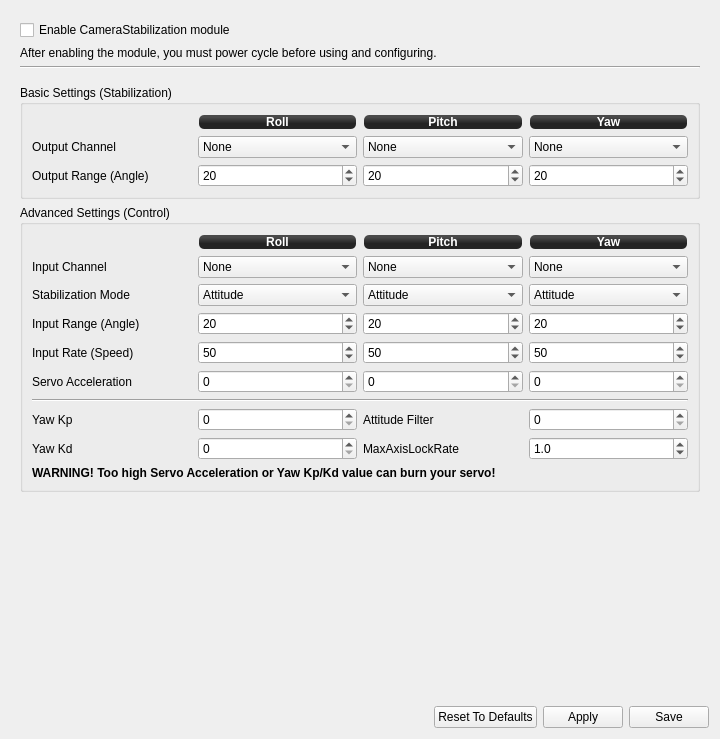
<?xml version="1.0" encoding="UTF-8"?>
<ui version="4.0">
 <class>CameraStabilizationWidget</class>
 <widget class="QWidget" name="CameraStabilizationWidget">
  <property name="geometry">
   <rect>
    <x>0</x>
    <y>0</y>
    <width>720</width>
    <height>739</height>
   </rect>
  </property>
  <property name="windowTitle">
   <string>Form</string>
  </property>
  <layout class="QVBoxLayout" name="verticalLayout_3">
   <item>
    <widget class="QScrollArea" name="scrollArea">
     <property name="frameShape">
      <enum>QFrame::NoFrame</enum>
     </property>
     <property name="widgetResizable">
      <bool>true</bool>
     </property>
     <widget class="QWidget" name="scrollAreaWidgetContents_2">
      <property name="geometry">
       <rect>
        <x>0</x>
        <y>0</y>
        <width>696</width>
        <height>635</height>
       </rect>
      </property>
      <layout class="QVBoxLayout" name="verticalLayout_2">
       <item>
        <widget class="QCheckBox" name="enableCameraStabilization">
         <property name="focusPolicy">
          <enum>Qt::StrongFocus</enum>
         </property>
         <property name="text">
          <string>Enable CameraStabilization module</string>
         </property>
        </widget>
       </item>
       <item>
        <widget class="QLabel" name="label_7">
         <property name="text">
          <string>After enabling the module, you must power cycle before using and configuring.</string>
         </property>
        </widget>
       </item>
       <item>
        <widget class="Line" name="line">
         <property name="orientation">
          <enum>Qt::Horizontal</enum>
         </property>
        </widget>
       </item>
       <item>
        <spacer name="verticalSpacer_3">
         <property name="orientation">
          <enum>Qt::Vertical</enum>
         </property>
         <property name="sizeType">
          <enum>QSizePolicy::Preferred</enum>
         </property>
         <property name="sizeHint" stdset="0">
          <size>
           <width>20</width>
           <height>10</height>
          </size>
         </property>
        </spacer>
       </item>
       <item>
        <widget class="QGroupBox" name="groupBox_5">
         <property name="sizePolicy">
          <sizepolicy hsizetype="Preferred" vsizetype="Minimum">
           <horstretch>0</horstretch>
           <verstretch>0</verstretch>
          </sizepolicy>
         </property>
         <property name="minimumSize">
          <size>
           <width>0</width>
           <height>100</height>
          </size>
         </property>
         <property name="title">
          <string>Basic Settings (Stabilization)</string>
         </property>
         <layout class="QGridLayout" name="gridLayout_9">
          <item row="2" column="3">
           <widget class="QSpinBox" name="yawOutputRange">
            <property name="focusPolicy">
             <enum>Qt::StrongFocus</enum>
            </property>
            <property name="toolTip">
             <string>Camera yaw angle for 100% output value, deg.

This value should be tuned for particular gimbal and servo. You also
have to define channel output range using Output configuration tab.</string>
            </property>
            <property name="maximum">
             <number>180</number>
            </property>
            <property name="value">
             <number>20</number>
            </property>
           </widget>
          </item>
          <item row="2" column="2">
           <widget class="QSpinBox" name="pitchOutputRange">
            <property name="focusPolicy">
             <enum>Qt::StrongFocus</enum>
            </property>
            <property name="toolTip">
             <string>Camera pitch angle for 100% output value, deg.

This value should be tuned for particular gimbal and servo. You also
have to define channel output range using Output configuration tab.</string>
            </property>
            <property name="maximum">
             <number>180</number>
            </property>
            <property name="value">
             <number>20</number>
            </property>
           </widget>
          </item>
          <item row="2" column="1">
           <widget class="QSpinBox" name="rollOutputRange">
            <property name="focusPolicy">
             <enum>Qt::StrongFocus</enum>
            </property>
            <property name="toolTip">
             <string>Camera roll angle for 100% output value, deg.

This value should be tuned for particular gimbal and servo. You also
have to define channel output range using Output configuration tab.</string>
            </property>
            <property name="maximum">
             <number>180</number>
            </property>
            <property name="value">
             <number>20</number>
            </property>
           </widget>
          </item>
          <item row="1" column="3">
           <widget class="QComboBox" name="yawChannel">
            <property name="focusPolicy">
             <enum>Qt::StrongFocus</enum>
            </property>
            <property name="toolTip">
             <string>Yaw output channel for camera gimbal</string>
            </property>
            <item>
             <property name="text">
              <string>None</string>
             </property>
            </item>
           </widget>
          </item>
          <item row="1" column="2">
           <widget class="QComboBox" name="pitchChannel">
            <property name="focusPolicy">
             <enum>Qt::StrongFocus</enum>
            </property>
            <property name="toolTip">
             <string>Pitch output channel for camera gimbal</string>
            </property>
            <item>
             <property name="text">
              <string>None</string>
             </property>
            </item>
           </widget>
          </item>
          <item row="1" column="1">
           <widget class="QComboBox" name="rollChannel">
            <property name="focusPolicy">
             <enum>Qt::StrongFocus</enum>
            </property>
            <property name="toolTip">
             <string>Roll output channel for camera gimbal</string>
            </property>
            <item>
             <property name="text">
              <string>None</string>
             </property>
            </item>
           </widget>
          </item>
          <item row="1" column="0">
           <widget class="QLabel" name="label_42">
            <property name="text">
             <string>Output Channel</string>
            </property>
           </widget>
          </item>
          <item row="2" column="0">
           <widget class="QLabel" name="label_43">
            <property name="text">
             <string>Output Range (Angle)</string>
            </property>
           </widget>
          </item>
          <item row="0" column="3">
           <widget class="QLabel" name="label_44">
            <property name="styleSheet">
             <string notr="true">background-color: qlineargradient(spread:reflect, x1:0.507, y1:0, x2:0.507, y2:0.772, stop:0.208955 rgba(74, 74, 74, 255), stop:0.78607 rgba(36, 36, 36, 255));
color: rgb(255, 255, 255);
border-radius: 5;
font: bold 12px;
margin:1px;</string>
            </property>
            <property name="text">
             <string>Yaw</string>
            </property>
            <property name="alignment">
             <set>Qt::AlignCenter</set>
            </property>
           </widget>
          </item>
          <item row="0" column="2">
           <widget class="QLabel" name="label_45">
            <property name="styleSheet">
             <string notr="true">background-color: qlineargradient(spread:reflect, x1:0.507, y1:0, x2:0.507, y2:0.772, stop:0.208955 rgba(74, 74, 74, 255), stop:0.78607 rgba(36, 36, 36, 255));
color: rgb(255, 255, 255);
border-radius: 5;
font: bold 12px;
margin:1px;</string>
            </property>
            <property name="text">
             <string>Pitch</string>
            </property>
            <property name="alignment">
             <set>Qt::AlignCenter</set>
            </property>
           </widget>
          </item>
          <item row="0" column="1">
           <widget class="QLabel" name="label_46">
            <property name="styleSheet">
             <string notr="true">background-color: qlineargradient(spread:reflect, x1:0.507, y1:0, x2:0.507, y2:0.772, stop:0.208955 rgba(74, 74, 74, 255), stop:0.78607 rgba(36, 36, 36, 255));
color: rgb(255, 255, 255);
border-radius: 5;
font: bold 12px;
margin:1px;</string>
            </property>
            <property name="text">
             <string>Roll</string>
            </property>
            <property name="alignment">
             <set>Qt::AlignCenter</set>
            </property>
           </widget>
          </item>
         </layout>
        </widget>
       </item>
       <item>
        <widget class="QGroupBox" name="groupBox">
         <property name="sizePolicy">
          <sizepolicy hsizetype="Minimum" vsizetype="Minimum">
           <horstretch>0</horstretch>
           <verstretch>0</verstretch>
          </sizepolicy>
         </property>
         <property name="minimumSize">
          <size>
           <width>0</width>
           <height>204</height>
          </size>
         </property>
         <property name="title">
          <string>Advanced Settings (Control)</string>
         </property>
         <layout class="QGridLayout" name="gridLayout_8">
          <item row="0" column="3">
           <widget class="QLabel" name="label_32">
            <property name="styleSheet">
             <string notr="true">background-color: qlineargradient(spread:reflect, x1:0.507, y1:0, x2:0.507, y2:0.772, stop:0.208955 rgba(74, 74, 74, 255), stop:0.78607 rgba(36, 36, 36, 255));
color: rgb(255, 255, 255);
border-radius: 5;
font: bold 12px;
margin:1px;</string>
            </property>
            <property name="text">
             <string>Yaw</string>
            </property>
            <property name="alignment">
             <set>Qt::AlignCenter</set>
            </property>
           </widget>
          </item>
          <item row="0" column="2">
           <widget class="QLabel" name="label_33">
            <property name="styleSheet">
             <string notr="true">background-color: qlineargradient(spread:reflect, x1:0.507, y1:0, x2:0.507, y2:0.772, stop:0.208955 rgba(74, 74, 74, 255), stop:0.78607 rgba(36, 36, 36, 255));
color: rgb(255, 255, 255);
border-radius: 5;
font: bold 12px;
margin:1px;</string>
            </property>
            <property name="text">
             <string>Pitch</string>
            </property>
            <property name="alignment">
             <set>Qt::AlignCenter</set>
            </property>
           </widget>
          </item>
          <item row="0" column="1">
           <widget class="QLabel" name="label_34">
            <property name="styleSheet">
             <string notr="true">background-color: qlineargradient(spread:reflect, x1:0.507, y1:0, x2:0.507, y2:0.772, stop:0.208955 rgba(74, 74, 74, 255), stop:0.78607 rgba(36, 36, 36, 255));
color: rgb(255, 255, 255);
border-radius: 5;
font: bold 12px;
margin:1px;</string>
            </property>
            <property name="text">
             <string>Roll</string>
            </property>
            <property name="alignment">
             <set>Qt::AlignCenter</set>
            </property>
           </widget>
          </item>
          <item row="1" column="3">
           <widget class="QComboBox" name="yawInputChannel">
            <property name="sizePolicy">
             <sizepolicy hsizetype="Minimum" vsizetype="Fixed">
              <horstretch>0</horstretch>
              <verstretch>0</verstretch>
             </sizepolicy>
            </property>
            <property name="focusPolicy">
             <enum>Qt::StrongFocus</enum>
            </property>
            <property name="toolTip">
             <string>Input channel to control camera yaw

Don't forget to map this channel using Input configuration tab.</string>
            </property>
            <item>
             <property name="text">
              <string>None</string>
             </property>
            </item>
           </widget>
          </item>
          <item row="1" column="2">
           <widget class="QComboBox" name="pitchInputChannel">
            <property name="sizePolicy">
             <sizepolicy hsizetype="Minimum" vsizetype="Fixed">
              <horstretch>0</horstretch>
              <verstretch>0</verstretch>
             </sizepolicy>
            </property>
            <property name="focusPolicy">
             <enum>Qt::StrongFocus</enum>
            </property>
            <property name="toolTip">
             <string>Input channel to control camera pitch

Don't forget to map this channel using Input configuration tab.</string>
            </property>
            <item>
             <property name="text">
              <string>None</string>
             </property>
            </item>
           </widget>
          </item>
          <item row="1" column="1">
           <widget class="QComboBox" name="rollInputChannel">
            <property name="sizePolicy">
             <sizepolicy hsizetype="Minimum" vsizetype="Fixed">
              <horstretch>0</horstretch>
              <verstretch>0</verstretch>
             </sizepolicy>
            </property>
            <property name="focusPolicy">
             <enum>Qt::StrongFocus</enum>
            </property>
            <property name="toolTip">
             <string>Input channel to control camera roll

Don't forget to map this channel using Input configuration tab.</string>
            </property>
            <item>
             <property name="text">
              <string>None</string>
             </property>
            </item>
           </widget>
          </item>
          <item row="1" column="0">
           <widget class="QLabel" name="label_35">
            <property name="text">
             <string>Input Channel</string>
            </property>
           </widget>
          </item>
          <item row="2" column="3">
           <widget class="QComboBox" name="yawStabilizationMode">
            <property name="sizePolicy">
             <sizepolicy hsizetype="Minimum" vsizetype="Fixed">
              <horstretch>0</horstretch>
              <verstretch>0</verstretch>
             </sizepolicy>
            </property>
            <property name="focusPolicy">
             <enum>Qt::StrongFocus</enum>
            </property>
            <property name="toolTip">
             <string>Axis stabilization mode

Attitude: camera tracks level for the axis. Input controls the deflection.
AxisLock: camera remembers tracking attitude. Input controls the rate of deflection.</string>
            </property>
            <item>
             <property name="text">
              <string>Attitude</string>
             </property>
            </item>
           </widget>
          </item>
          <item row="3" column="3">
           <widget class="QSpinBox" name="yawInputRange">
            <property name="focusPolicy">
             <enum>Qt::StrongFocus</enum>
            </property>
            <property name="toolTip">
             <string>Maximum camera yaw deflection for 100% input in Attitude mode, deg.</string>
            </property>
            <property name="maximum">
             <number>180</number>
            </property>
            <property name="value">
             <number>20</number>
            </property>
           </widget>
          </item>
          <item row="4" column="3">
           <widget class="QSpinBox" name="yawInputRate">
            <property name="focusPolicy">
             <enum>Qt::StrongFocus</enum>
            </property>
            <property name="toolTip">
             <string>Maximum camera yaw rate for 100% input in AxisLock mode, deg/s.</string>
            </property>
            <property name="maximum">
             <number>180</number>
            </property>
            <property name="value">
             <number>50</number>
            </property>
           </widget>
          </item>
          <item row="2" column="2">
           <widget class="QComboBox" name="pitchStabilizationMode">
            <property name="sizePolicy">
             <sizepolicy hsizetype="Minimum" vsizetype="Fixed">
              <horstretch>0</horstretch>
              <verstretch>0</verstretch>
             </sizepolicy>
            </property>
            <property name="focusPolicy">
             <enum>Qt::StrongFocus</enum>
            </property>
            <property name="toolTip">
             <string>Axis stabilization mode

Attitude: camera tracks level for the axis. Input controls the deflection.
AxisLock: camera remembers tracking attitude. Input controls the rate of deflection.</string>
            </property>
            <item>
             <property name="text">
              <string>Attitude</string>
             </property>
            </item>
           </widget>
          </item>
          <item row="3" column="2">
           <widget class="QSpinBox" name="pitchInputRange">
            <property name="focusPolicy">
             <enum>Qt::StrongFocus</enum>
            </property>
            <property name="toolTip">
             <string>Maximum camera pitch deflection for 100% input in Attitude mode, deg.</string>
            </property>
            <property name="maximum">
             <number>180</number>
            </property>
            <property name="value">
             <number>20</number>
            </property>
           </widget>
          </item>
          <item row="4" column="2">
           <widget class="QSpinBox" name="pitchInputRate">
            <property name="focusPolicy">
             <enum>Qt::StrongFocus</enum>
            </property>
            <property name="toolTip">
             <string>Maximum camera pitch rate for 100% input in AxisLock mode, deg/s.</string>
            </property>
            <property name="maximum">
             <number>180</number>
            </property>
            <property name="value">
             <number>50</number>
            </property>
           </widget>
          </item>
          <item row="2" column="1">
           <widget class="QComboBox" name="rollStabilizationMode">
            <property name="sizePolicy">
             <sizepolicy hsizetype="Minimum" vsizetype="Fixed">
              <horstretch>0</horstretch>
              <verstretch>0</verstretch>
             </sizepolicy>
            </property>
            <property name="focusPolicy">
             <enum>Qt::StrongFocus</enum>
            </property>
            <property name="toolTip">
             <string>Axis stabilization mode

Attitude: camera tracks level for the axis. Input controls the deflection.
AxisLock: camera remembers tracking attitude. Input controls the rate of deflection.</string>
            </property>
            <item>
             <property name="text">
              <string>Attitude</string>
             </property>
            </item>
           </widget>
          </item>
          <item row="3" column="1">
           <widget class="QSpinBox" name="rollInputRange">
            <property name="focusPolicy">
             <enum>Qt::StrongFocus</enum>
            </property>
            <property name="toolTip">
             <string>Maximum camera roll deflection for 100% input in Attitude mode, deg.</string>
            </property>
            <property name="maximum">
             <number>180</number>
            </property>
            <property name="value">
             <number>20</number>
            </property>
           </widget>
          </item>
          <item row="4" column="1">
           <widget class="QSpinBox" name="rollInputRate">
            <property name="focusPolicy">
             <enum>Qt::StrongFocus</enum>
            </property>
            <property name="toolTip">
             <string>Maximum camera roll rate for 100% input in AxisLock mode, deg/s.</string>
            </property>
            <property name="maximum">
             <number>180</number>
            </property>
            <property name="value">
             <number>50</number>
            </property>
           </widget>
          </item>
          <item row="4" column="0">
           <widget class="QLabel" name="label_38">
            <property name="text">
             <string>Input Rate (Speed)</string>
            </property>
           </widget>
          </item>
          <item row="3" column="0">
           <widget class="QLabel" name="label_39">
            <property name="text">
             <string>Input Range (Angle)</string>
            </property>
           </widget>
          </item>
          <item row="2" column="0">
           <widget class="QLabel" name="label_40">
            <property name="text">
             <string>Stabilization Mode</string>
            </property>
           </widget>
          </item>
          <item row="5" column="3">
           <widget class="QSpinBox" name="yawFeedForward">
            <property name="focusPolicy">
             <enum>Qt::StrongFocus</enum>
            </property>
            <property name="toolTip">
             <string>Input low-pass filter response time for yaw axis, ms.

This option smoothes the stick input. Zero value disables LPF.</string>
            </property>
            <property name="maximum">
             <number>25</number>
            </property>
            <property name="value">
             <number>0</number>
            </property>
           </widget>
          </item>
          <item row="5" column="2">
           <widget class="QSpinBox" name="pitchFeedForward">
            <property name="focusPolicy">
             <enum>Qt::StrongFocus</enum>
            </property>
            <property name="toolTip">
             <string>Input low-pass filter response time for pitch axis, ms.

This option smoothes the stick input. Zero value disables LPF.</string>
            </property>
            <property name="maximum">
             <number>25</number>
            </property>
            <property name="value">
             <number>0</number>
            </property>
           </widget>
          </item>
          <item row="5" column="1">
           <widget class="QSpinBox" name="rollFeedForward">
            <property name="focusPolicy">
             <enum>Qt::StrongFocus</enum>
            </property>
            <property name="toolTip">
             <string>Input low-pass filter response time for roll axis, ms.

This option smoothes the stick input. Zero value disables LPF.</string>
            </property>
            <property name="maximum">
             <number>25</number>
            </property>
            <property name="value">
             <number>0</number>
            </property>
           </widget>
          </item>
          <item row="5" column="0">
           <widget class="QLabel" name="label_37">
            <property name="text">
             <string>Servo Acceleration</string>
            </property>
           </widget>
          </item>
          <item row="6" column="0" colspan="4">
           <widget class="Line" name="line_2">
            <property name="orientation">
             <enum>Qt::Horizontal</enum>
            </property>
           </widget>
          </item>
          <item row="16" column="0" colspan="4">
           <widget class="QLabel" name="label_2">
            <property name="font">
             <font>
              <weight>75</weight>
              <bold>true</bold>
             </font>
            </property>
            <property name="text">
             <string>WARNING! Too high Servo Acceleration or Yaw Kp/Kd value can burn your servo!</string>
            </property>
           </widget>
          </item>
          <item row="7" column="0">
           <widget class="QLabel" name="label_3">
            <property name="text">
             <string>Yaw Kp</string>
            </property>
           </widget>
          </item>
          <item row="7" column="1">
           <widget class="QSpinBox" name="yawKp"/>
          </item>
          <item row="8" column="0">
           <widget class="QLabel" name="label_5">
            <property name="text">
             <string>Yaw Kd</string>
            </property>
           </widget>
          </item>
          <item row="8" column="1">
           <widget class="QSpinBox" name="yawKd"/>
          </item>
          <item row="8" column="2">
           <widget class="QLabel" name="label_36">
            <property name="text">
             <string>MaxAxisLockRate</string>
            </property>
           </widget>
          </item>
          <item row="8" column="3">
           <widget class="QDoubleSpinBox" name="MaxAxisLockRate">
            <property name="focusPolicy">
             <enum>Qt::StrongFocus</enum>
            </property>
            <property name="toolTip">
             <string>Stick input deadband for all axes in AxisLock mode, deg/s.

When stick input is within the MaxAxisLockRate range, camera tracks
current attitude. Otherwise it starts moving according to input with
rate depending on input value.

If you have drift in your Tx controls, you may want to increase this
value.</string>
            </property>
            <property name="decimals">
             <number>1</number>
            </property>
            <property name="singleStep">
             <double>0.100000000000000</double>
            </property>
            <property name="value">
             <double>1.000000000000000</double>
            </property>
           </widget>
          </item>
          <item row="7" column="3">
           <widget class="QSpinBox" name="AttitudeFilter">
            <property name="maximum">
             <number>250</number>
            </property>
           </widget>
          </item>
          <item row="7" column="2">
           <widget class="QLabel" name="label">
            <property name="text">
             <string>Attitude Filter</string>
            </property>
           </widget>
          </item>
         </layout>
        </widget>
       </item>
       <item>
        <spacer name="verticalSpacer">
         <property name="orientation">
          <enum>Qt::Vertical</enum>
         </property>
         <property name="sizeHint" stdset="0">
          <size>
           <width>20</width>
           <height>40</height>
          </size>
         </property>
        </spacer>
       </item>
      </layout>
     </widget>
    </widget>
   </item>
   <item>
    <layout class="QVBoxLayout" name="verticalLayout">
     <item>
      <widget class="QLabel" name="message">
       <property name="text">
        <string/>
       </property>
      </widget>
     </item>
     <item>
      <layout class="QHBoxLayout" name="submitButtons">
       <item>
        <widget class="QFrame" name="frame">
         <property name="frameShape">
          <enum>QFrame::StyledPanel</enum>
         </property>
         <property name="frameShadow">
          <enum>QFrame::Raised</enum>
         </property>
        </widget>
       </item>
       <item>
        <spacer name="horizontalSpacer">
         <property name="orientation">
          <enum>Qt::Horizontal</enum>
         </property>
         <property name="sizeHint" stdset="0">
          <size>
           <width>40</width>
           <height>20</height>
          </size>
         </property>
        </spacer>
       </item>
       <item>
        <widget class="QPushButton" name="camerastabilizationHelp">
         <property name="sizePolicy">
          <sizepolicy hsizetype="Fixed" vsizetype="Fixed">
           <horstretch>0</horstretch>
           <verstretch>0</verstretch>
          </sizepolicy>
         </property>
         <property name="maximumSize">
          <size>
           <width>32</width>
           <height>32</height>
          </size>
         </property>
         <property name="font">
          <font>
           <kerning>true</kerning>
          </font>
         </property>
         <property name="text">
          <string/>
         </property>
         <property name="icon">
          <iconset resource="../coreplugin/core.qrc">
           <normaloff>:/core/images/helpicon.svg</normaloff>:/core/images/helpicon.svg</iconset>
         </property>
         <property name="iconSize">
          <size>
           <width>32</width>
           <height>32</height>
          </size>
         </property>
         <property name="shortcut">
          <string>Ctrl+S</string>
         </property>
         <property name="default">
          <bool>false</bool>
         </property>
         <property name="flat">
          <bool>true</bool>
         </property>
        </widget>
       </item>
       <item>
        <widget class="QPushButton" name="camerastabilizationResetToDefaults">
         <property name="toolTip">
          <string>Load default CameraStabilization settings except output channels

Loaded settings are not applied automatically. You have to click the
Apply or Save button afterwards.</string>
         </property>
         <property name="text">
          <string>Reset To Defaults</string>
         </property>
        </widget>
       </item>
       <item>
        <widget class="QPushButton" name="camerastabilizationSaveRAM">
         <property name="toolTip">
          <string>Send settings to the board but do not save to the non-volatile memory</string>
         </property>
         <property name="text">
          <string>Apply</string>
         </property>
        </widget>
       </item>
       <item>
        <widget class="QPushButton" name="camerastabilizationSaveSD">
         <property name="toolTip">
          <string>Send settings to the board and save to the non-volatile memory</string>
         </property>
         <property name="text">
          <string>Save</string>
         </property>
         <property name="checked">
          <bool>false</bool>
         </property>
        </widget>
       </item>
      </layout>
     </item>
    </layout>
   </item>
  </layout>
 </widget>
 <tabstops>
  <tabstop>enableCameraStabilization</tabstop>
  <tabstop>rollChannel</tabstop>
  <tabstop>pitchChannel</tabstop>
  <tabstop>yawChannel</tabstop>
  <tabstop>rollOutputRange</tabstop>
  <tabstop>pitchOutputRange</tabstop>
  <tabstop>yawOutputRange</tabstop>
  <tabstop>rollInputChannel</tabstop>
  <tabstop>pitchInputChannel</tabstop>
  <tabstop>yawInputChannel</tabstop>
  <tabstop>rollStabilizationMode</tabstop>
  <tabstop>pitchStabilizationMode</tabstop>
  <tabstop>yawStabilizationMode</tabstop>
  <tabstop>rollInputRange</tabstop>
  <tabstop>pitchInputRange</tabstop>
  <tabstop>yawInputRange</tabstop>
  <tabstop>rollInputRate</tabstop>
  <tabstop>pitchInputRate</tabstop>
  <tabstop>yawInputRate</tabstop>
  <tabstop>rollFeedForward</tabstop>
  <tabstop>pitchFeedForward</tabstop>
  <tabstop>yawFeedForward</tabstop>
  <tabstop>camerastabilizationHelp</tabstop>
  <tabstop>camerastabilizationResetToDefaults</tabstop>
  <tabstop>camerastabilizationSaveRAM</tabstop>
  <tabstop>camerastabilizationSaveSD</tabstop>
  <tabstop>scrollArea</tabstop>
 </tabstops>
 <resources>
  <include location="../coreplugin/core.qrc"/>
 </resources>
 <connections/>
</ui>
